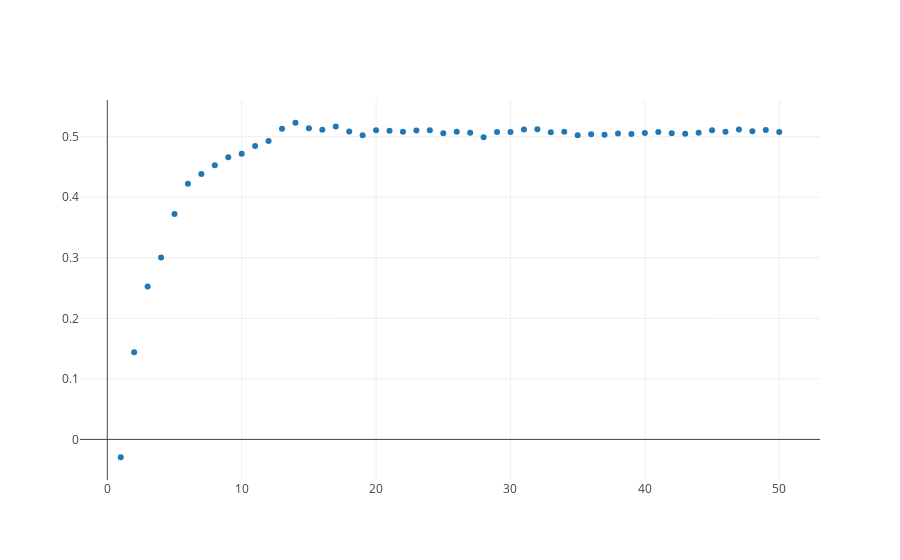

Notebook cell for this chart:
### Code cell
from graph import trace_values, plot
x_vals = list(range(1, len(rfr_n_trees.estimators_) + 1))
trace = trace_values(x_vals, r2_scores)
plot([trace])

### Figure 1 — Plotly figure (JSON) as saved in the notebook; plotly's stock layout.template omitted (floating-point values rounded to 4 significant figures)
{"data": [{"mode": "markers", "name": "data", "text": [], "type": "scatter", "uid": "52fb5622-8e1d-4f5d-ab21-785218d8f667", "x": [1, 2, 3, 4, 5, 6, 7, 8, 9, 10, 11, 12, 13, 14, 15, 16, 17, 18, 19, 20, 21, 22, 23, 24, 25, 26, 27, 28, 29, 30, 31, 32, 33, 34, 35, 36, 37, 38, 39, 40, 41, 42, 43, 44, 45, 46, 47, 48, 49, 50], "y": [-0.02944, 0.1441, 0.2526, 0.3004, 0.3724, 0.4221, 0.4384, 0.453, 0.4661, 0.472, 0.4849, 0.4929, 0.513, 0.5231, 0.5138, 0.5115, 0.5168, 0.5085, 0.5026, 0.5106, 0.5097, 0.5082, 0.5101, 0.5108, 0.5057, 0.5084, 0.5065, 0.4989, 0.5079, 0.508, 0.5118, 0.5123, 0.5072, 0.5083, 0.5024, 0.5039, 0.5031, 0.5055, 0.5047, 0.5061, 0.5077, 0.5055, 0.5047, 0.5067, 0.5107, 0.5084, 0.5117, 0.5091, 0.5112, 0.5078]}], "layout": {"autosize": true, "xaxis": {"autorange": true, "range": [-2.092, 53.09], "type": "linear"}, "yaxis": {"autorange": true, "range": [-0.06991, 0.5635], "type": "linear"}}}
